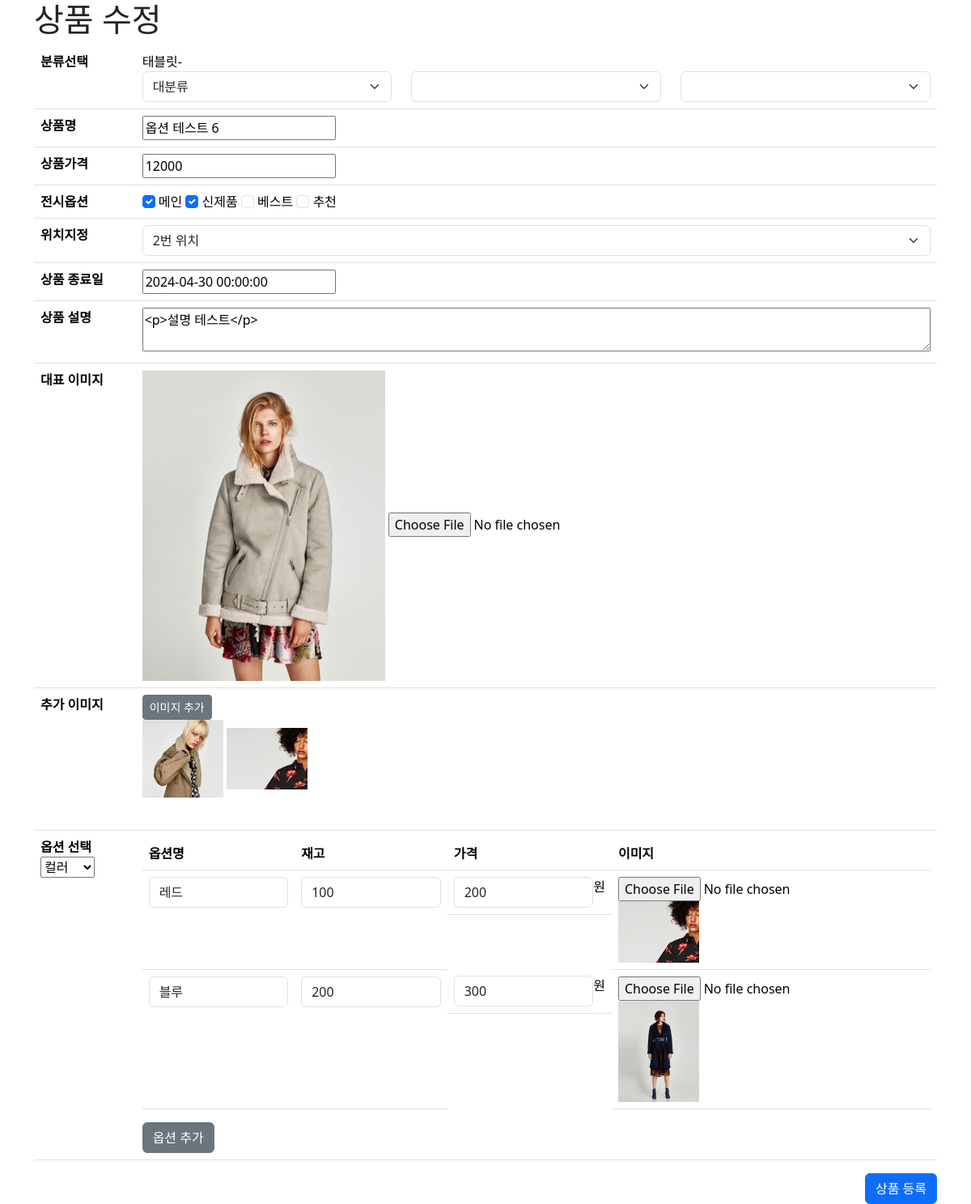
The page /admin/product/product_edit.php?pid=23 (signed in) on the database as committed earlier.
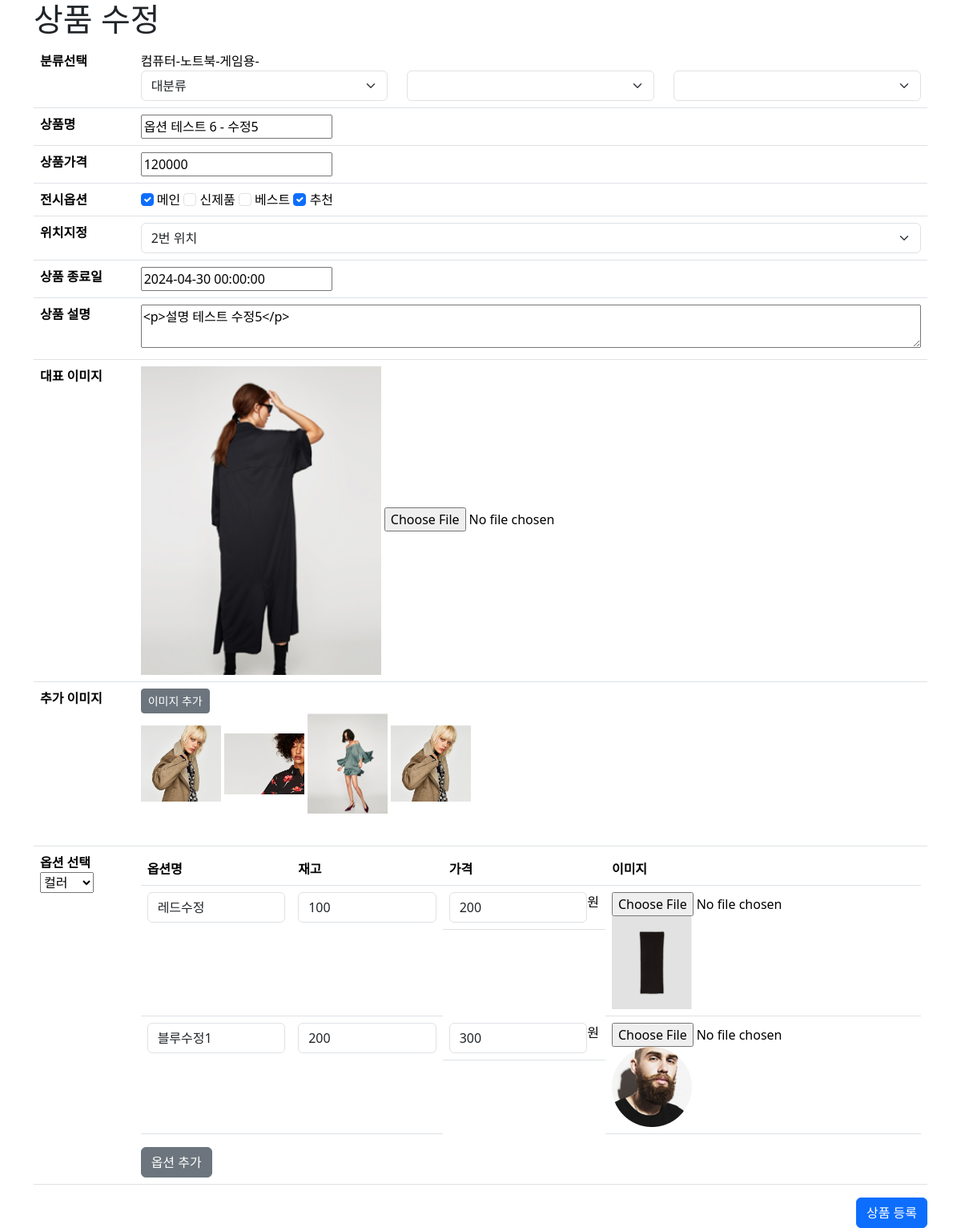
The same page on the database as committed later.
### tables this page shows
CREATE TABLE `category` (
  `cid` int(11) NOT NULL,
  `code` varchar(10) NOT NULL,
  `pcode` varchar(10) NOT NULL,
  `name` varchar(100) NOT NULL,
  `step` tinyint(4) NOT NULL
);

CREATE TABLE `products` (
  `pid` int(11) NOT NULL,
  `name` varchar(100) NOT NULL,
  `cate` varchar(100) NOT NULL,
  `content` text NOT NULL,
  `thumbnail` varchar(100) NOT NULL,
  `price` double NOT NULL,
  `sale_price` double DEFAULT NULL,
  `sale_ratio` double DEFAULT NULL,
  `cnt` int(11) DEFAULT NULL,
  `sale_cnt` int(11) DEFAULT NULL,
  `ismain` tinyint(4) DEFAULT NULL,
  `isnew` tinyint(4) DEFAULT NULL,
  `isbest` tinyint(4) DEFAULT NULL,
  `isrecom` tinyint(4) DEFAULT NULL,
  `locate` tinyint(4) DEFAULT NULL,
  `userid` varchar(100) DEFAULT NULL,
  `sale_end_date` datetime DEFAULT NULL,
  `reg_date` datetime DEFAULT NULL,
  `status` tinyint(4) DEFAULT NULL,
  `delivery_fee` double DEFAULT NULL,
  `product_image` varchar(100) DEFAULT NULL
);

CREATE TABLE `product_image_table` (
  `imgid` int(11) NOT NULL,
  `pid` int(11) DEFAULT NULL,
  `userid` varchar(100) DEFAULT NULL,
  `filename` varchar(100) DEFAULT NULL,
  `regdate` datetime DEFAULT current_timestamp(),
  `status` tinyint(4) DEFAULT 1
);

CREATE TABLE `product_options` (
  `poid` int(11) NOT NULL,
  `pid` int(11) DEFAULT NULL,
  `cate` varchar(100) DEFAULT NULL,
  `option_name` varchar(100) DEFAULT NULL,
  `option_cnt` int(11) DEFAULT NULL,
  `option_price` int(11) DEFAULT NULL,
  `image_url` varchar(300) DEFAULT NULL,
  `status` tinyint(4) DEFAULT 1
);

### admin/product/product_edit.php (the view, shortened to what the changed rows need)
<?php
include_once $_SERVER['DOCUMENT_ROOT'] . '/pinkping/inc/header.php';
$pid = $_GET['pid'];
$sql = "SELECT * FROM products WHERE pid = {$pid}";
$result = $mysqli -> query($sql);
$rs = $result->fetch_object();
$cates = $rs->cate;
$cateArray = str_split($cates, 5);
foreach($cateArray as $cate){
  $sql = "SELECT * FROM category WHERE code = '{$cate}'";
  $result = $mysqli -> query($sql);
  while($caters = $result->fetch_object()){
    $cateArr[] = $caters;
  }
}
$imgSql = "SELECT * FROM product_image_table WHERE pid = {$pid}";
$imgrs = $mysqli -> query($imgSql);
while ($irs = $imgrs->fetch_object()) {
    $rsArr[] = $irs;
}
$optSql = "SELECT * FROM product_options WHERE pid = {$pid}";
$optrs = $mysqli -> query($optSql);
while ($ors = $optrs->fetch_object()) {
    $optArr[] = $ors;
}
?>
<link href="https://cdn.jsdelivr.net/npm/summernote@0.8.18/dist/summernote.min.css" rel="stylesheet">
<link rel="stylesheet" href="//code.jquery.com/ui/1.13.2/themes/base/jquery-ui.css">
<div class="container">
  <h1>상품 수정</h1>
  <form action="product_edit_ok.php" method="POST" enctype="multipart/form-data" id="product_save">
    <table class="table">
      <tbody>
        <tr>
          <th>분류선택</th>
          <td>
            <div>
              <?php
                foreach($cateArr as $cate){
                  echo $cate-> name. '-';
                }
              ?>
            </div>
            <div class="category row">
              <div class="col">
              </div>
              <div class="col">
              </div>
              <div class="col">
              </div>
            </div>
          </td>
        </tr>
        <tr>
          <th>상품명</th>
          <td>
            <input type="text" name="name" id="name" placeholder="상품명" value="<?= $rs -> name?>" required>
          </td>
        </tr>
        <tr>
          <th>상품가격</th>
          <td>
            <input type="text" name="price" id="price" placeholder="상품가격" value="<?= $rs -> price?>" required>
          </td>
        </tr>
        <tr>
          <th>전시옵션</th>
          <td>
            <input class="form-check-input" type="checkbox" name="ismain" value="1" id="ismain"
              <?php
                if($rs->ismain){ echo "checked";}
                ?>
            >
            <label class="form-check-label" for="ismain">
              메인
            </label>
            <input class="form-check-input" type="checkbox" name="isnew" value="1" id="isnew"
              <?php
                if($rs->isnew){ echo "checked";}
                ?>
            >
            <label class="form-check-label" for="isnew">
              신제품
            </label>
            <input class="form-check-input" type="checkbox" name="isbest" value="1" id="isbest"
              <?php
                if($rs->isbest){ echo "checked";}
              ?>
            >
            <label class="form-check-label" for="isbest">
              베스트
            </label>
            <input class="form-check-input" type="checkbox" name="isrecom" value="1" id="isrecom"
              <?php
                if($rs->isrecom){ echo "checked";}
              ?>
            >
            <label class="form-check-label" for="isrecom">
              추천
            </label>
          </td>
        </tr>
        <tr>
          <th>위치지정</th>
          <td>
            <select class="form-select" name="locate" id="locate" aria-label="위치지정">
              <option value="2" <?php if($rs->locate == 2){ echo "selected";}?>>2번 위치</option>
            </select>
          </td>
        </tr>
        <tr>
          <th>상품 종료일</th>
          <td>
            <input type="text" name="sale_end_date" id="sale_end_date" value="<?= $rs -> sale_end_date?>">
          </td>
        </tr>
        <tr>
          <th>상품 설명</th>
          <td>
            <textarea id="summernote" name="desc" class="w-100"><?= $rs -> content?></textarea>
          </td>
        </tr>
        <tr>
          <th>대표 이미지</th>
          <td>
            <img src="<?= $rs -> thumbnail?>" alt="" class="thumbnail">
            <input type="file" name="thumbnail" id="thumbnail" accept="image/*" required>
          </td>
        </tr>
        <tr>
          <th>추가 이미지</th>
          <td>
            <div class="addedthumbs">
            <?php
            if(isset($rsArr)){
                foreach($rsArr as $ra){
                    ?>
                    <img src="/pinkping/admin/upload/<?= $ra->filename; ?>" alt="">
                    <?php
                }
            }
            ?>
            </div>
          </td>
        </tr>
        <tr>
          <th>
            <label for="optionCate1">옵션 선택</label>
            <?php
            if(isset($optArr)){
              $optionName = $optArr[0]->cate;
            }
            ?>
            <select name="optionCate1" id="optionCate1">
              <option value="컬러" <?php if($optionName == '컬러'){ echo 'selected';} ?>>컬러</option>
            </select>
          </th>
          <td>
            <table class="table">
              <thead>
                <tr>
                  <th>옵션명</th>
                  <th>재고</th>
                  <th>가격</th>
                  <th>이미지</th>
                </tr>
              </thead>
              <tbody id="option1">
              <?php
                  if(isset($optArr)){
                      foreach($optArr as $oa){
                      ?>
                          <tr id="optionTr1">
                            <td>
                              <input type="text" class="form-control" name="optionName1[]" value="<?= $oa -> option_name; ?>">
                            </td>
                            <td>
                              <input type="text" class="form-control" name="optionCnt1[]" value="<?= $oa -> option_cnt; ?>">
                            </td>
                            <td class="d-flex">
                              <input type="text" class="form-control" name="optionPrice1[]" value="<?= $oa -> option_price; ?>">
                              <span>원</span>
                            </td>
                            <td>
                              <input type="file"  name="optionImage1[]" value="<?= $oa -> image_url; ?>">
                              <img src="<?= $oa -> image_url; ?>" alt="" class="opt_thumb">
                            </td>
                          </tr>
                      <?php
                      }
                  }
              ?>
              </tbody>
            </table>
          </td>
        </tr>
      </tbody>
    </table>
  </form>
</div>
<?php
include_once $_SERVER['DOCUMENT_ROOT'] . '/pinkping/inc/footer.php';
?>

Rows that differ between the two databases and show on the page:
no longer on this page (row unchanged): category: name "태블릿"
now on this page (row unchanged): category: name "컴퓨터"
now on this page (row unchanged): category: name "노트북"
now on this page (row unchanged): category: name "게임용"
changed products "2번 위치": name "옵션 테스트 6" → "옵션 테스트 6 - 수정5"; price "12000" → "120000"; isnew "☑" → "☐"; isrecom "☐" → "☑"; desc "<p>설명 테스트</p>" → "<p>설명 테스트 수정5</p>"; thumbnail: a different picture
added product_image_table: filename (picture)
added product_image_table: filename (picture)
changed product_options "컬러": option_name "레드" → "레드수정"; image_url: a different picture
changed product_options: option_name "블루" → "블루수정1"; image_url: a different picture
